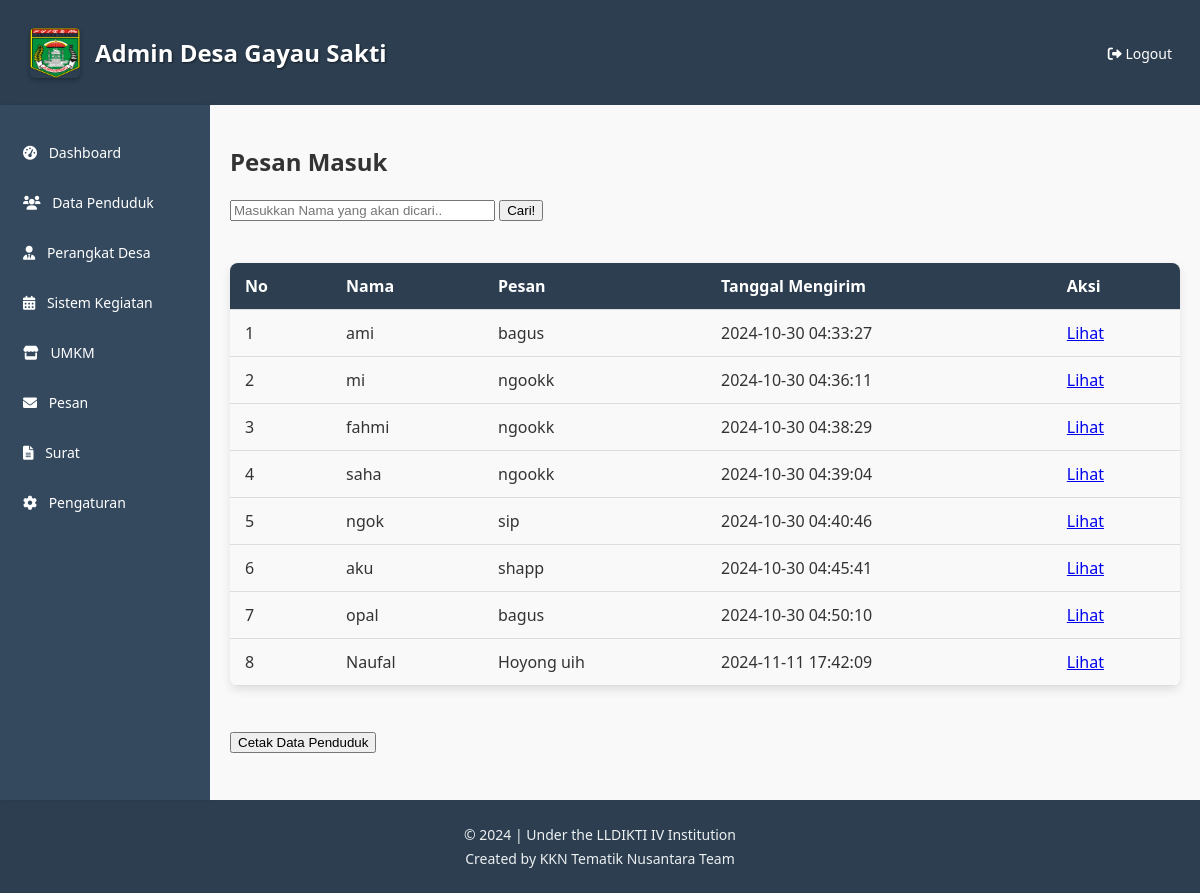
The app's page /KKN/pesan.php with its own data.
### tables this page shows
CREATE TABLE `pesan` (
  `id` int(11) NOT NULL,
  `nama_pengirim` varchar(100) NOT NULL,
  `no_telepon` int(13) NOT NULL,
  `email` varchar(50) NOT NULL,
  `isi_pesan` text NOT NULL,
  `tanggal_kirim` timestamp NOT NULL DEFAULT current_timestamp()
);

### KKN/pesan.php (the view, shortened to what this page needs)
<!DOCTYPE html>
<html lang="id">
<head>
    <link rel="stylesheet" href="https://cdnjs.cloudflare.com/ajax/libs/font-awesome/6.0.0-beta3/css/all.min.css">
</head>
<body>
    <div class="container">
    <header>
    <div style="display: flex; align-items: center; padding: 10px;">
        <img src="images/lampungtengah.png" alt="Logo" style="width: 50px; height: 50px; margin-right: 15px; border-radius: 5px; box-shadow: 0 2px 5px rgba(0, 0, 0, 0.3);">
        <h1 style="font-size: 24px; font-weight: bold; color: #ffffff; text-shadow: 1px 1px 2px rgba(0, 0, 0, 0.5);">Admin Desa Gayau Sakti</h1>
    </div>
    <nav>
        <ul>
            <li><a href="logout.php"><i class="fas fa-sign-out-alt"></i> Logout</a></li>
        </ul>
    </nav>
</header>
        <div class="main-content">
            <aside>
            <ul>
                    <li><a href="dashboard.php"><i class="fas fa-tachometer-alt"></i> Dashboard</a></li>
                    <li><a href="data_penduduk.php"><i class="fas fa-users"></i> Data Penduduk</a></li>
                    <li><a href="perangkat_desa.php"><i class="fas fa-user-tie"></i> Perangkat Desa</a></li>
                    <li><a href="data_kegiatan.php"><i class="fas fa-calendar-alt"></i> Sistem Kegiatan</a></li>
                    <li><a href="umkm.php"><i class="fas fa-store"></i> UMKM </a></li>
                    <li><a href="pesan.php"><i class="fas fa-envelope"></i> Pesan</a></li>
                    <li><a href="surat.php"><i class="fas fa-file-alt"></i> Surat</a></li>
                    <li><a href="pengaturan.php"><i class="fas fa-cog"></i> Pengaturan</a></li>
                </ul>
            </aside>
            <main>
                <h2>Pesan Masuk</h2>
                <form action="" method="post">
                    <input type="text" name="keyword" size="30" autofocus placeholder="Masukkan Nama yang akan dicari.." autocomplete="off">
                    <button type="submit" name="cari">Cari!</button>
                </form>
            <br>
            <table>
    <tr>
        <th>No</th>
        <th>Nama</th>
        <th>Pesan</th>
        <th>Tanggal Mengirim</th>
        <th>Aksi</th>
    </tr>
    <?php
    include 'koneksi.php';
    if (isset($_POST["cari"])) {
        $result = cari($_POST["keyword"]);
    } else {
        $query = "SELECT * FROM pesan";
        $result = mysqli_query($con, $query);
    }
    if (mysqli_num_rows($result) > 0) {
        while ($row = mysqli_fetch_assoc($result)) {
            echo "<tr>";
            echo "<td>" . $row['id'] . "</td>";
            echo "<td>" . $row['nama_pengirim'] . "</td>";
            echo "<td>" . $row['isi_pesan'] . "</td>";
            echo "<td>" . $row['tanggal_kirim'] . "</td>";
            echo "<td><a href='lihat_pesan.php?nama_pengirim=" . $row['nama_pengirim'] . "'>Lihat</a></td>";
            echo "</tr>";
        }
    } else {
        echo "<tr><td colspan='5'>Tidak ada data penduduk.</td></tr>";
    }
    ?>
</table>
    <br><br>
    <div class="action-container">
        <button onclick="window.print()">Cetak Data Penduduk</button>
    </div>
                </div>
        </div>
    <footer>
    <p>&copy; 2024 | Under the LLDIKTI IV Institution</p>
    <p>Created by KKN Tematik Nusantara Team</p>
</footer>
</body>
</html>

### KKN/pesan.php (style rules this page uses)
body { font-family: 'Segoe UI', Tahoma, Geneva, Verdana, sans-serif; background-color: #f9f9f9; margin: 0; padding: 0; color: #333; }
.container { display: flex; flex-direction: column; height: 100vh; }
header { background: #2c3e50; color: white; padding: 10px 20px; display: flex; justify-content: space-between; align-items: center; box-shadow: 0 2px 5px rgba(0, 0, 0, 0.1); }
.main-content { display: flex; flex: 1; }
aside { width: 180px; background: #34495e; color: white; padding: 15px; box-shadow: 2px 0 5px rgba(0, 0, 0, 0.1); }
aside ul { list-style: none; padding: 0; margin: 0; }
aside ul li { margin: 15px 0; }
aside ul li a { color: white; text-decoration: none; font-size: 14px; display: block; padding: 8px; transition: background 0.3s; }
aside ul li a i { margin-right: 8px; }
main { flex: 1; padding: 20px; background-color: #f9f9f9; overflow-y: auto; }
nav ul { list-style: none; margin: 0; padding: 0; }
nav ul li { display: inline; }
nav ul li a { color: white; text-decoration: none; font-size: 14px; padding: 8px; transition: color 0.3s; }
table { width: 100%; border-collapse: collapse; margin-top: 20px; box-shadow: 0 4px 10px rgba(0, 0, 0, 0.1); border-radius: 8px; overflow: hidden; }
th, td { padding: 12px 15px; text-align: left; border-bottom: 1px solid #ddd; }
th { background-color: #2c3e50; color: white; }
footer { background-color: #2c3e50; color: #ecf0f1; text-align: center; padding: 20px; }
footer p { margin: 5px 0; font-size: 14px; }

### records on screen
pesan: id "1", nama_pengirim "ami", isi_pesan "bagus", tanggal_kirim "2024-10-30 04:33:27"
pesan: id "2", nama_pengirim "mi", isi_pesan "ngookk", tanggal_kirim "2024-10-30 04:36:11"
pesan: id "3", nama_pengirim "fahmi", isi_pesan "ngookk", tanggal_kirim "2024-10-30 04:38:29"
pesan: id "4", nama_pengirim "saha", isi_pesan "ngookk", tanggal_kirim "2024-10-30 04:39:04"
pesan: id "5", nama_pengirim "ngok", isi_pesan "sip", tanggal_kirim "2024-10-30 04:40:46"
pesan: id "6", nama_pengirim "aku", isi_pesan "shapp", tanggal_kirim "2024-10-30 04:45:41"
pesan: id "7", nama_pengirim "opal", isi_pesan "bagus", tanggal_kirim "2024-10-30 04:50:10"
pesan: id "8", nama_pengirim "Naufal", isi_pesan "Hoyong uih", tanggal_kirim "2024-11-11 17:42:09"
